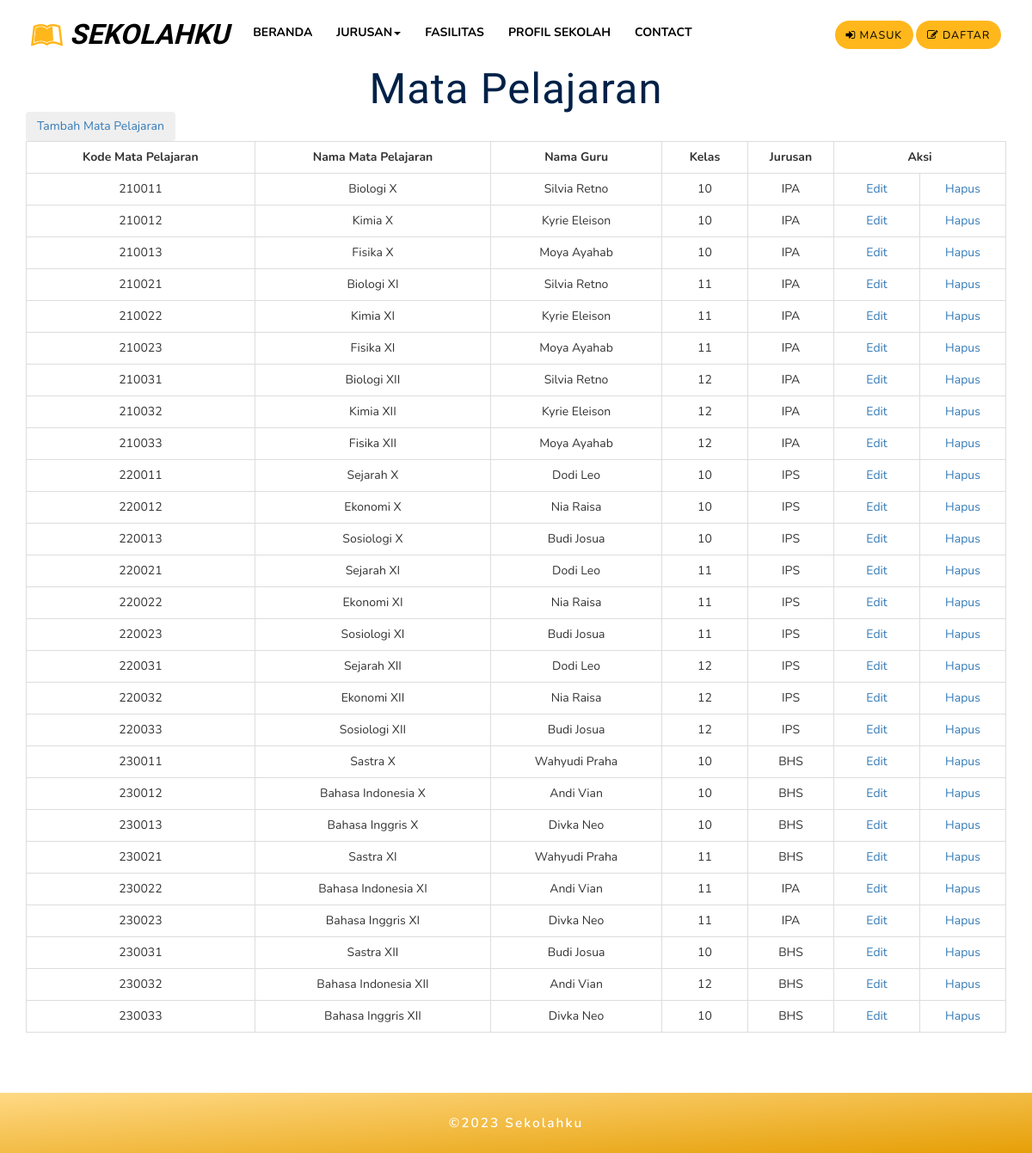
The app's page /admin/matapelajaran.php with its own data.
### tables this page shows
CREATE TABLE `mata_pelajaran` (
  `kode_mata_pelajaran` varchar(50) NOT NULL,
  `nama_matapelajaran` varchar(50) NOT NULL,
  `kelas` int(2) NOT NULL,
  `jurusan` varchar(3) NOT NULL,
  `nip` char(10) DEFAULT NULL
);

CREATE TABLE `guru` (
  `nip` char(10) NOT NULL,
  `nama_guru` varchar(50) DEFAULT NULL,
  `no_hp` varchar(30) NOT NULL,
  `jenkel` varchar(10) DEFAULT NULL,
  `agama` varchar(10) DEFAULT NULL,
  `username` varchar(50) DEFAULT NULL
);

### admin/matapelajaran.php (the view, shortened to what this page needs)
<!DOCTYPE html>
<html lang="zxx">
<head>
	<link rel="stylesheet" href="../css/bootstrap.css">
	<link rel="stylesheet" href="../css/style.css" type="text/css" media="all" />
	<link rel="stylesheet" href="../css/font-awesome.css">
	<link rel="stylesheet" href="../css/swipebox.css">
	<link rel="stylesheet" href="../css/jquery-ui.css" />
	<link rel="stylesheet" href="../css/my.css" />
</head>
<body>
	<?php include('../navigasi2.php'); ?>
	<div id="Akun_Control">
		<div class="container">
			<h3 class="w3l-title"> Mata Pelajaran </h3>
			<a href="matapelajaran_tambah.php"> <button class="btn"> Tambah Mata Pelajaran </button> </a>
			<div>
				<table class="table table-bordered text-center">
					<tr>
						<td><b> Kode Mata Pelajaran </td>
						<td><b> Nama Mata Pelajaran </td>
						<td><b> Nama Guru </td>
						<td width="100"><b> Kelas </td>
						<td width="100"><b> Jurusan </td>
						<td colspan="2"><b> Aksi </td>
					</tr>
					<?php
					include('../koneksi.php');
					$tampil = "SELECT * FROM `mata_pelajaran`";
					$hasil = mysqli_query($koneksi, $tampil);
					while ($data = mysqli_fetch_array($hasil)) {
						$tampil_guru = "SELECT * FROM `guru` WHERE nip = '$data[nip]'";
						$hasil_guru = mysqli_query($koneksi, $tampil_guru);
						$data_guru = mysqli_fetch_array($hasil_guru);
						echo "	</TR>
			<td> $data[kode_mata_pelajaran] </td>
            <td> $data[nama_matapelajaran] </td>
			<td> $data_guru[nama_guru] </td>
			<td width='100'> $data[kelas] </td>
			<td width='100'> $data[jurusan] </td>
			<td width='100'><a href='matapelajaran_edit.php?kode=$data[kode_mata_pelajaran]'> Edit </a></td>
			<td width='100'><a href='matapelajaran_hapus.php?kode=$data[kode_mata_pelajaran]'> Hapus</a></td>
			</TR>";
					}
					?>
				</table>
			</div>
		</div>
	</div>
	<div class="w3layouts_copy_right">
		<div class="container">
			<p>©2023 Sekolahku</p>
		</div>
	</div>
</body>
</html>

### css/style.css (style rules this page uses)
body { padding: 0; margin: 0; background: #fff; position: relative; font-family: "Nunito", sans-serif; }
body a { transition: 0.5s all; -webkit-transition: 0.5s all; -moz-transition: 0.5s all; -o-transition: 0.5s all; -ms-transition: 0.5s all; }
h1, h2, h3, h4, h5, h6 { margin: 0; font-family: "Exo 2", sans-serif; }
p { margin: 0; font-family: "Nunito", sans-serif; letter-spacing: 1px; color: #000000; line-height: 1.8em; font-size: 1em; }
h3.w3l-title { font-size: 3.5em; color: #002147; text-align: center; letter-spacing: 1px; position: relative; }
.w3layouts_copy_right { padding: 1.5em 0; text-align: center; background: -webkit-linear-gradient(#ffd985, #e69f06); background: -moz-linear-gradient(#ffd985, #e69f06); background: -ms-linear-gradient(#ffd985, #e69f06); background: linear-gradient(to right bottom, #ffd985, #e69f06); }
.w3layouts_copy_right p { color: #fff; font-weight: 600; letter-spacing: 2px; font-size: 1.1em; }

### records on screen
mata_pelajaran: kode_mata_pelajaran "210011", nama_matapelajaran "Biologi X", nip.nama_guru "Silvia Retno", kelas "10", jurusan "IPA"
mata_pelajaran: kode_mata_pelajaran "210012", nama_matapelajaran "Kimia X", nip.nama_guru "Kyrie Eleison", kelas "10", jurusan "IPA"
mata_pelajaran: kode_mata_pelajaran "210013", nama_matapelajaran "Fisika X", nip.nama_guru "Moya Ayahab", kelas "10", jurusan "IPA"
mata_pelajaran: kode_mata_pelajaran "210021", nama_matapelajaran "Biologi XI", nip.nama_guru "Silvia Retno", kelas "11", jurusan "IPA"
mata_pelajaran: kode_mata_pelajaran "210022", nama_matapelajaran "Kimia XI", nip.nama_guru "Kyrie Eleison", kelas "11", jurusan "IPA"
mata_pelajaran: kode_mata_pelajaran "210023", nama_matapelajaran "Fisika XI", nip.nama_guru "Moya Ayahab", kelas "11", jurusan "IPA"
mata_pelajaran: kode_mata_pelajaran "210031", nama_matapelajaran "Biologi XII", nip.nama_guru "Silvia Retno", kelas "12", jurusan "IPA"
mata_pelajaran: kode_mata_pelajaran "210032", nama_matapelajaran "Kimia XII", nip.nama_guru "Kyrie Eleison", kelas "12", jurusan "IPA"
mata_pelajaran: kode_mata_pelajaran "210033", nama_matapelajaran "Fisika XII", nip.nama_guru "Moya Ayahab", kelas "12", jurusan "IPA"
mata_pelajaran: kode_mata_pelajaran "220011", nama_matapelajaran "Sejarah X", nip.nama_guru "Dodi Leo", kelas "10", jurusan "IPS"
mata_pelajaran: kode_mata_pelajaran "220012", nama_matapelajaran "Ekonomi X", nip.nama_guru "Nia Raisa", kelas "10", jurusan "IPS"
mata_pelajaran: kode_mata_pelajaran "220013", nama_matapelajaran "Sosiologi X", nip.nama_guru "Budi Josua", kelas "10", jurusan "IPS"
mata_pelajaran: kode_mata_pelajaran "220021", nama_matapelajaran "Sejarah XI", nip.nama_guru "Dodi Leo", kelas "11", jurusan "IPS"
mata_pelajaran: kode_mata_pelajaran "220022", nama_matapelajaran "Ekonomi XI", nip.nama_guru "Nia Raisa", kelas "11", jurusan "IPS"
mata_pelajaran: kode_mata_pelajaran "220023", nama_matapelajaran "Sosiologi XI", nip.nama_guru "Budi Josua", kelas "11", jurusan "IPS"
mata_pelajaran: kode_mata_pelajaran "220031", nama_matapelajaran "Sejarah XII", nip.nama_guru "Dodi Leo", kelas "12", jurusan "IPS"
mata_pelajaran: kode_mata_pelajaran "220032", nama_matapelajaran "Ekonomi XII", nip.nama_guru "Nia Raisa", kelas "12", jurusan "IPS"
mata_pelajaran: kode_mata_pelajaran "220033", nama_matapelajaran "Sosiologi XII", nip.nama_guru "Budi Josua", kelas "12", jurusan "IPS"
mata_pelajaran: kode_mata_pelajaran "230011", nama_matapelajaran "Sastra X", nip.nama_guru "Wahyudi Praha", kelas "10", jurusan "BHS"
mata_pelajaran: kode_mata_pelajaran "230012", nama_matapelajaran "Bahasa Indonesia X", nip.nama_guru "Andi Vian", kelas "10", jurusan "BHS"
mata_pelajaran: kode_mata_pelajaran "230013", nama_matapelajaran "Bahasa Inggris X", nip.nama_guru "Divka Neo", kelas "10", jurusan "BHS"
mata_pelajaran: kode_mata_pelajaran "230021", nama_matapelajaran "Sastra XI", nip.nama_guru "Wahyudi Praha", kelas "11", jurusan "BHS"
mata_pelajaran: kode_mata_pelajaran "230022", nama_matapelajaran "Bahasa Indonesia XI", nip.nama_guru "Andi Vian", kelas "11", jurusan "IPA"
mata_pelajaran: kode_mata_pelajaran "230023", nama_matapelajaran "Bahasa Inggris XI", nip.nama_guru "Divka Neo", kelas "11", jurusan "IPA"
mata_pelajaran: kode_mata_pelajaran "230031", nama_matapelajaran "Sastra XII", nip.nama_guru "Budi Josua", kelas "10", jurusan "BHS"
mata_pelajaran: kode_mata_pelajaran "230032", nama_matapelajaran "Bahasa Indonesia XII", nip.nama_guru "Andi Vian", kelas "12", jurusan "BHS"
mata_pelajaran: kode_mata_pelajaran "230033", nama_matapelajaran "Bahasa Inggris XII", nip.nama_guru "Divka Neo", kelas "10", jurusan "BHS"
